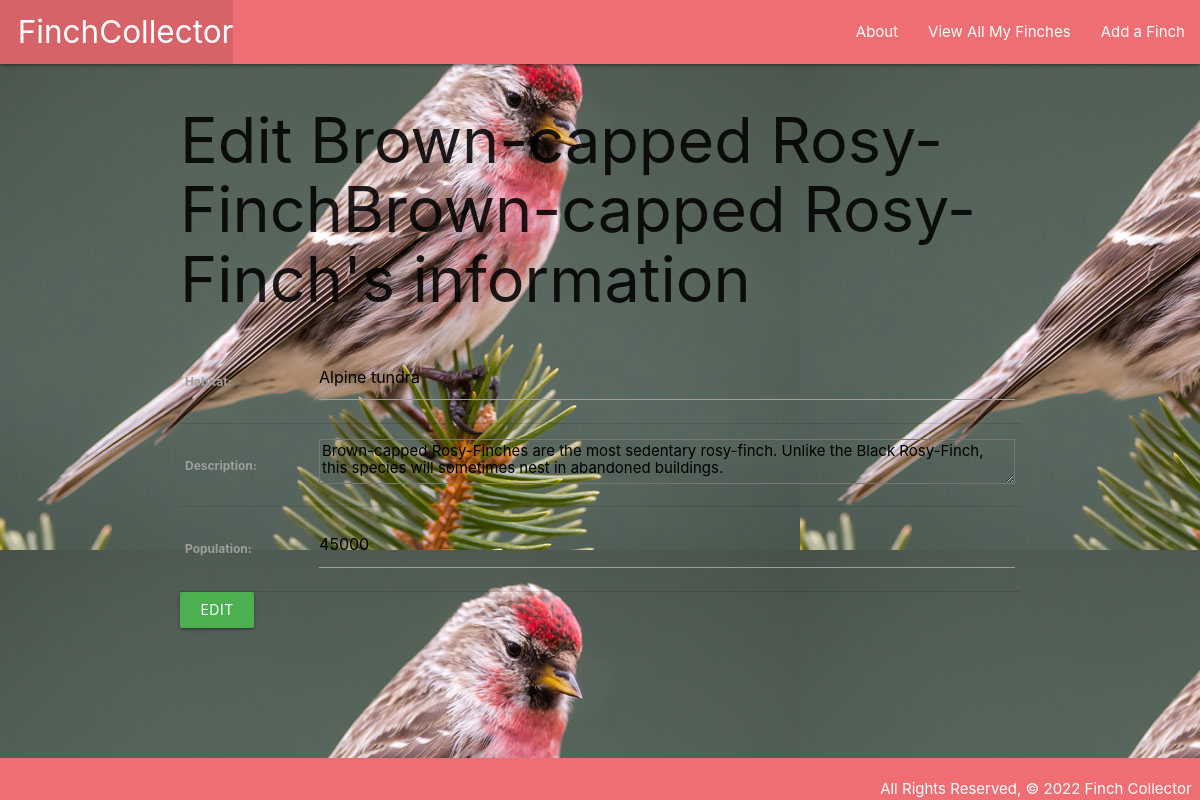
The page /Finch/1/update/ on the database its author committed.
### main_app/models.py (models this page shows, shortened)
class Finch(models.Model):
    name = models.CharField(max_length=100)
    habitat = models.CharField(max_length=100)
    description = models.TextField(max_length=250)
    population = models.IntegerField()
    threats = models.CharField(max_length=100)

### main_app/views.py (the view)
# urls.py: path('Finch/<int:pk>/update/', views.FinchUpdate.as_view(), name='finch_update'),
class FinchUpdate(UpdateView):
    model = Finch
    fields = ('habitat', 'description', 'population')

### main_app/templates/main_app/finch_form.html (shortened to what this page needs)
{% extends 'base.html' %}
{% block content %}
{% if object %}
    <h1>Edit {{object.name}}'s information</h1>
{% else %}
    <h1>Add a New Finch</h1>
{% endif %}
<form action="" method="post">
<table>
    {{ form.as_table }}
</table>
    <input class="btn green" type="submit" value="{% if object %} Edit {% else %} Add {% endif %}">
</form>
{% endblock %}

### main_app/static/css/style.css (style rules this page uses)
* { box-sizing: border-box; margin: 0; }
body { background-color: lightblue; display: flex; min-height: 100vh; flex-direction: column; background-image: url(../img/Common-Redpoll.jpeg); }

### rows shown on the page
Finch: name "Brown-capped Rosy-FinchBrown-capped Rosy-Finch", habitat "Alpine tundra", description "Brown-capped Rosy-Finches are the most sedentary rosy-finch. Unlike the Black Rosy-Finch, this species will sometimes nest in abandoned buildings.", population "45000"
